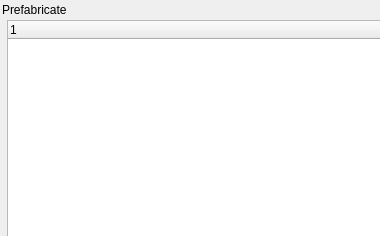
<?xml version='1.0' encoding='UTF-8'?> 
<ui version='4.0'>
 <class>Dialog</class>
 <widget class='QDialog' name='Dialog'>
      <property name='geometry'>
        <rect>
         <x>0</x>
         <y>0</y>
         <width>380</width>
         <height>236</height>
        </rect>
      </property>
  <property name='Prefab Brush Inital Properties'>
   <string>Dialog</string>
  </property>
      <widget class='QLabel' name='Folder'>
      <property name='geometry'>
        <rect>
         <x>2</x>
         <y>0</y>
         <width>150</width>
         <height>20</height>
        </rect>
      </property>
        <property name='text'>
          <string>Prefabricate</string>
         </property>
      </widget>
     <widget class='QTreeWidget' name='IDC_TREE1'>
      <property name='geometry'>
        <rect>
         <x>7</x>
         <y>20</y>
         <width>387</width>
         <height>285</height>
        </rect>
      </property>
     </widget>   
      <widget class='QLabel' name='Files'>
      <property name='geometry'>
        <rect>
         <x>7</x>
         <y>310</y>
         <width>147</width>
         <height>20</height>
        </rect>
      </property>
        <property name='text'>
          <string>Prefabricated</string>
         </property>
      </widget>
<!-- UNKNOWN_CONTROLE  LISTBOX LB_PREFS 3 133 155 101 LBS_SORT | LBS_NOINTEGRALHEIGHT | NOT WS_BORDER | WS_VSCROLL | WS_TABSTOP WS_EX_STATICEDGE -->
      <widget class='QLabel' name='(Left'>
      <property name='geometry'>
        <rect>
         <x>412</x>
         <y>0</y>
         <width>340</width>
         <height>20</height>
        </rect>
      </property>
        <property name='text'>
          <string>Preview</string>
         </property>
      </widget>
      <widget class='QGroupBox' name='IDC_STATIC01'>
      <property name='geometry'>
        <rect>
         <x>407</x>
         <y>450</y>
         <width>275</width>
         <height>57</height>
        </rect>
      </property>
        <property name='title'>
         <string>Properties</string>
        </property>
        <property name='flat'>
         <bool>true</bool>
        </property>
      </widget>
    <widget class='QRadioButton' name='All'>
      <property name='geometry'>
        <rect>
         <x>422</x>
         <y>472</y>
         <width>90</width>
         <height>25</height>
        </rect>
      </property>
     <property name='text'>
        <string>Cut</string>
       </property>
      </widget>
    <widget class='QRadioButton' name='RB_CUT'>
      <property name='geometry'>
        <rect>
         <x>522</x>
         <y>472</y>
         <width>67</width>
         <height>25</height>
        </rect>
      </property>
     <property name='text'>
        <string>Cut</string>
       </property>
      </widget>
    <widget class='QRadioButton' name='RB_SOLID'>
      <property name='geometry'>
        <rect>
         <x>597</x>
         <y>472</y>
         <width>77</width>
         <height>25</height>
        </rect>
      </property>
     <property name='text'>
        <string>Solid</string>
       </property>
      </widget>
      <widget class='QGroupBox' name='/2'>
      <property name='geometry'>
        <rect>
         <x>687</x>
         <y>450</y>
         <width>245</width>
         <height>57</height>
        </rect>
      </property>
        <property name='title'>
         <string>Face</string>
        </property>
        <property name='flat'>
         <bool>true</bool>
        </property>
      </widget>
    <widget class='QCheckBox' name='CK_REVERSE'>
      <property name='geometry'>
        <rect>
         <x>707</x>
         <y>475</y>
         <width>107</width>
         <height>25</height>
        </rect>
      </property>
     <property name='text'>
        <string>Re&amp;verse</string>
       </property>
      </widget>
    <widget class='QCheckBox' name='CK_SETDETAIL'>
      <property name='geometry'>
        <rect>
         <x>842</x>
         <y>475</y>
         <width>85</width>
         <height>25</height>
        </rect>
      </property>
     <property name='text'>
        <string>&amp;Detail</string>
       </property>
      </widget>
     <widget class='QPushButton' name='IDOK3'>
      <property name='geometry'>
        <rect>
         <x>665</x>
         <y>537</y>
         <width>125</width>
         <height>35</height>
        </rect>
      </property>
        <property name='text'>
         <string>OK</string>
        </property>
       </widget>
     <widget class='QPushButton' name='IDCANCEL4'>
      <property name='geometry'>
        <rect>
         <x>802</x>
         <y>537</y>
         <width>125</width>
         <height>35</height>
        </rect>
      </property>
        <property name='text'>
         <string>Cancel</string>
        </property>
       </widget>
      </widget>
   <resources/>
 <connections/>
</ui> 
